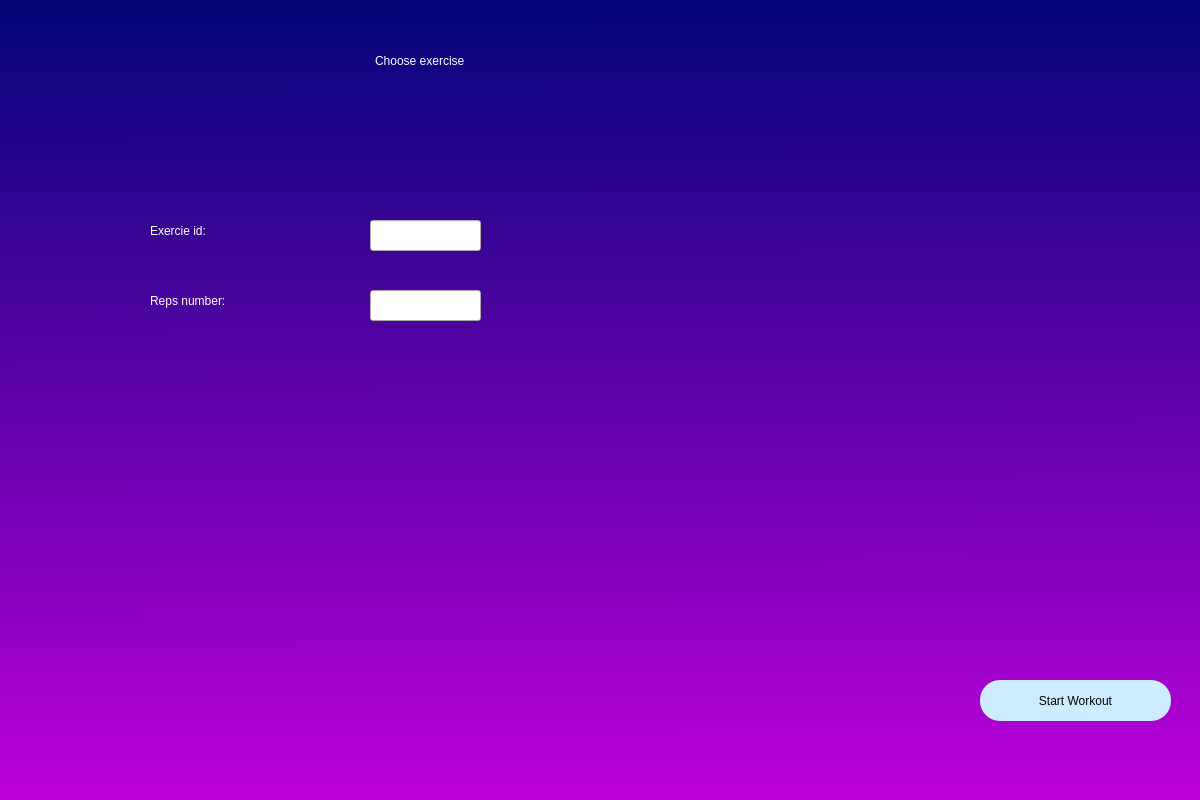
<?xml version="1.0" encoding="UTF-8"?>
<ui version="4.0">
 <class>MainWindow</class>
 <widget class="QMainWindow" name="MainWindow">
  <property name="geometry">
   <rect>
    <x>0</x>
    <y>0</y>
    <width>1200</width>
    <height>800</height>
   </rect>
  </property>
  <property name="windowTitle">
   <string>MainWindow</string>
  </property>
  <property name="styleSheet">
   <string notr="true">QWidget#centralwidget{
background-color: qlineargradient(spread:pad, x1:0, y1:0, x2:0.008, y2:0.994, stop:0.0152381 rgba(5, 5, 122, 255), stop:1 rgba(186, 0, 216, 255));}</string>
  </property>
  <widget class="QWidget" name="centralwidget">
   <widget class="QPushButton" name="bt_start">
    <property name="geometry">
     <rect>
      <x>980</x>
      <y>680</y>
      <width>191</width>
      <height>41</height>
     </rect>
    </property>
    <property name="styleSheet">
     <string notr="true">border-radius:20px;
font: 75 14pt &quot;MS Shell Dlg 2&quot;;
background-color: rgb(205, 236, 255);</string>
    </property>
    <property name="text">
     <string>Start Workout</string>
    </property>
   </widget>
   <widget class="QLabel" name="label">
    <property name="geometry">
     <rect>
      <x>375</x>
      <y>20</y>
      <width>450</width>
      <height>81</height>
     </rect>
    </property>
    <property name="styleSheet">
     <string notr="true">font: 75 36pt &quot;MS Shell Dlg 2&quot;;color:rgb(255, 255, 255)</string>
    </property>
    <property name="text">
     <string>Choose exercise</string>
    </property>
   </widget>
   <widget class="QLabel" name="label_2">
    <property name="geometry">
     <rect>
      <x>150</x>
      <y>200</y>
      <width>151</width>
      <height>61</height>
     </rect>
    </property>
    <property name="styleSheet">
     <string notr="true">color:rgb(255, 255, 255);
font: 75 20pt &quot;MS Shell Dlg 2&quot;;</string>
    </property>
    <property name="text">
     <string>Exercie id:</string>
    </property>
   </widget>
   <widget class="QLabel" name="label_3">
    <property name="geometry">
     <rect>
      <x>150</x>
      <y>270</y>
      <width>201</width>
      <height>61</height>
     </rect>
    </property>
    <property name="styleSheet">
     <string notr="true">color:rgb(255, 255, 255);
font: 75 20pt &quot;MS Shell Dlg 2&quot;;</string>
    </property>
    <property name="text">
     <string>Reps number:</string>
    </property>
   </widget>
   <widget class="QLineEdit" name="i_eid">
    <property name="geometry">
     <rect>
      <x>370</x>
      <y>220</y>
      <width>111</width>
      <height>31</height>
     </rect>
    </property>
   </widget>
   <widget class="QLineEdit" name="i_repsnum">
    <property name="geometry">
     <rect>
      <x>370</x>
      <y>290</y>
      <width>111</width>
      <height>31</height>
     </rect>
    </property>
   </widget>
  </widget>
 </widget>
 <resources/>
 <connections/>
</ui>
